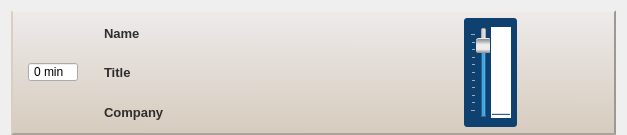
<?xml version="1.0" encoding="UTF-8"?>
<ui version="4.0">
 <class>SpeakerWidget</class>
 <widget class="QWidget" name="SpeakerWidget">
  <property name="geometry">
   <rect>
    <x>0</x>
    <y>0</y>
    <width>627</width>
    <height>131</height>
   </rect>
  </property>
  <property name="sizePolicy">
   <sizepolicy hsizetype="Preferred" vsizetype="Minimum">
    <horstretch>0</horstretch>
    <verstretch>0</verstretch>
   </sizepolicy>
  </property>
  <property name="windowTitle">
   <string>Form</string>
  </property>
  <property name="styleSheet">
   <string notr="true">QFrame {
	font: bold 10pt;
    color: #2E2E2E;
	shadow: ;
}

QFrame#frame {
    border-top: 2px solid rgba(241,240,230,255);
    border-bottom: 2px solid rgba(171,162,153,255);
    border-right: 2px solid rgba(157,152,145,255);
    border-left: 2px solid rgba(218,206,196,255);
	background-color: qlineargradient(spread:pad, x1:0, y1:1, x2:0.006, y2:0, stop:0 rgba(214, 203, 189, 255), stop:1 rgba(238, 235, 235, 255));
}

QSlider {
    padding: 0;
    margin: 0;
}

QSlider::groove:vertical {
     position: absolute; /*  absolutely position 4px from the left and right of the widget. setting margins on the widget should work too... */
     left: 0; right: 0; top: 0; bottom: 0;
     width: 20px;
	 background-image: url(:/gui/volume-slider-bg);
 }

 QSlider::handle:vertical {
     height: 18px;
     background: qlineargradient(spread:pad, x1:0, y1:0, x2:0, y2:1, stop:0 rgba(128, 128, 128, 255), stop:0.423729 rgba(237, 237, 237, 255), stop:0.740113 rgba(237, 237, 237, 255), stop:1 rgba(140, 140, 140, 255));
     margin: 0 6px; /* expand outside the groove */
     border-top: 1px solid rgba(236,236,236,255);
     border-radius: 2px;
 }

QSlider#volumeSlider::add-page:vertical {
	background-image: url(:/gui/volume-slider-sub-bg);
}

QFrame#volumeFrame {
    border-radius: 3px;
    border: 0;
    background: rgba(14,64,112,255);
    margin: 5px 0;
    width: 53px;
    min-width: 53px;
}

QProgressBar {
    border: 0;
	background-image: url(:/gui/volume-slider-bg);
    width: 20px;
}

QProgressBar::chunk {
	background-image: url(:/gui/volume-slider-sub-bg);
    margin-top: 0.5px;
    height: 5px;
}

QPushButton#acceptButton,
QPushButton#acceptButton:checked,
QPushButton#acceptButton:pressed,
QPushButton#dismissButton,
QPushButton#dismissButton:checked,
QPushButton#dismissButton:pressed {
    border: 0;
    background: none;
    padding: 0;
}

QLineEdit {
    padding: 0;
    margin: 0;
    padding-left: 3px;
}</string>
  </property>
  <layout class="QHBoxLayout" name="horizontalLayout">
   <property name="topMargin">
    <number>10</number>
   </property>
   <property name="bottomMargin">
    <number>0</number>
   </property>
   <item>
    <widget class="QFrame" name="frame">
     <property name="styleSheet">
      <string notr="true"/>
     </property>
     <property name="frameShape">
      <enum>QFrame::StyledPanel</enum>
     </property>
     <property name="frameShadow">
      <enum>QFrame::Sunken</enum>
     </property>
     <property name="lineWidth">
      <number>1</number>
     </property>
     <property name="midLineWidth">
      <number>0</number>
     </property>
     <layout class="QHBoxLayout" name="horizontalLayout_3">
      <property name="spacing">
       <number>9</number>
      </property>
      <property name="leftMargin">
       <number>15</number>
      </property>
      <property name="topMargin">
       <number>1</number>
      </property>
      <property name="rightMargin">
       <number>15</number>
      </property>
      <property name="bottomMargin">
       <number>1</number>
      </property>
      <item>
       <widget class="QLineEdit" name="delayBox">
        <property name="sizePolicy">
         <sizepolicy hsizetype="Fixed" vsizetype="Fixed">
          <horstretch>0</horstretch>
          <verstretch>0</verstretch>
         </sizepolicy>
        </property>
        <property name="maximumSize">
         <size>
          <width>50</width>
          <height>16777215</height>
         </size>
        </property>
        <property name="text">
         <string>0 min</string>
        </property>
        <property name="readOnly">
         <bool>true</bool>
        </property>
       </widget>
      </item>
      <item>
       <widget class="QLabel" name="avatar">
        <property name="text">
         <string/>
        </property>
        <property name="pixmap">
         <pixmap resource="resource.qrc">:/gui/avatar</pixmap>
        </property>
        <property name="scaledContents">
         <bool>false</bool>
        </property>
       </widget>
      </item>
      <item>
       <layout class="QVBoxLayout" name="verticalLayout">
        <property name="spacing">
         <number>0</number>
        </property>
        <property name="leftMargin">
         <number>0</number>
        </property>
        <property name="topMargin">
         <number>0</number>
        </property>
        <property name="bottomMargin">
         <number>0</number>
        </property>
        <item>
         <widget class="QLabel" name="nameLabel">
          <property name="text">
           <string>Name</string>
          </property>
         </widget>
        </item>
        <item>
         <widget class="QLabel" name="titleLabel">
          <property name="text">
           <string>Title</string>
          </property>
         </widget>
        </item>
        <item>
         <widget class="QLabel" name="companyLabel">
          <property name="text">
           <string>Company</string>
          </property>
         </widget>
        </item>
       </layout>
      </item>
      <item>
       <spacer name="horizontalSpacer">
        <property name="orientation">
         <enum>Qt::Horizontal</enum>
        </property>
        <property name="sizeHint" stdset="0">
         <size>
          <width>40</width>
          <height>20</height>
         </size>
        </property>
       </spacer>
      </item>
      <item>
       <widget class="QFrame" name="volumeFrame">
        <property name="enabled">
         <bool>true</bool>
        </property>
        <property name="frameShape">
         <enum>QFrame::StyledPanel</enum>
        </property>
        <property name="frameShadow">
         <enum>QFrame::Raised</enum>
        </property>
        <layout class="QHBoxLayout" name="horizontalLayout_4">
         <property name="spacing">
          <number>0</number>
         </property>
         <property name="leftMargin">
          <number>5</number>
         </property>
         <property name="rightMargin">
          <number>3</number>
         </property>
         <item>
          <widget class="QSlider" name="volumeSlider">
           <property name="maximum">
            <number>100</number>
           </property>
           <property name="value">
            <number>85</number>
           </property>
           <property name="orientation">
            <enum>Qt::Vertical</enum>
           </property>
           <property name="invertedAppearance">
            <bool>false</bool>
           </property>
           <property name="invertedControls">
            <bool>false</bool>
           </property>
           <property name="tickPosition">
            <enum>QSlider::TicksAbove</enum>
           </property>
          </widget>
         </item>
         <item>
          <widget class="QProgressBar" name="volumeBar">
           <property name="maximumSize">
            <size>
             <width>16777215</width>
             <height>16777215</height>
            </size>
           </property>
           <property name="value">
            <number>0</number>
           </property>
           <property name="textVisible">
            <bool>false</bool>
           </property>
           <property name="orientation">
            <enum>Qt::Vertical</enum>
           </property>
           <property name="invertedAppearance">
            <bool>false</bool>
           </property>
           <property name="textDirection">
            <enum>QProgressBar::TopToBottom</enum>
           </property>
           <property name="format">
            <string/>
           </property>
          </widget>
         </item>
        </layout>
       </widget>
      </item>
      <item>
       <widget class="QPushButton" name="acceptButton">
        <property name="text">
         <string/>
        </property>
        <property name="icon">
         <iconset resource="resource.qrc">
          <normaloff>:/gui/accept-button</normaloff>:/gui/accept-button</iconset>
        </property>
        <property name="iconSize">
         <size>
          <width>32</width>
          <height>32</height>
         </size>
        </property>
        <property name="flat">
         <bool>true</bool>
        </property>
       </widget>
      </item>
      <item>
       <widget class="QPushButton" name="dismissButton">
        <property name="text">
         <string/>
        </property>
        <property name="icon">
         <iconset resource="resource.qrc">
          <normaloff>:/gui/desmiss-button</normaloff>
          <normalon>:/gui/dismiss-button-ressed</normalon>:/gui/desmiss-button</iconset>
        </property>
        <property name="iconSize">
         <size>
          <width>32</width>
          <height>32</height>
         </size>
        </property>
        <property name="flat">
         <bool>true</bool>
        </property>
       </widget>
      </item>
     </layout>
    </widget>
   </item>
  </layout>
 </widget>
 <resources>
  <include location="resource.qrc"/>
 </resources>
 <connections/>
</ui>
